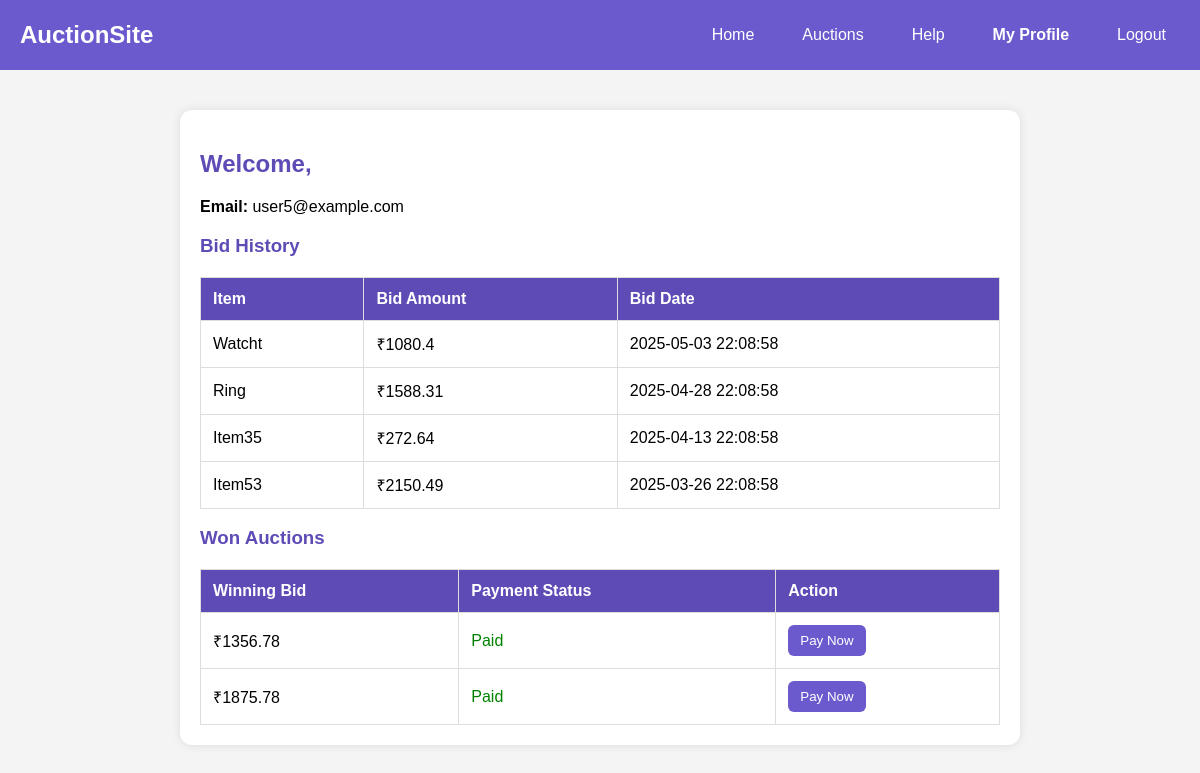
Page /profile (signed in) on the committed database.
### tables this page shows
CREATE TABLE USERS (
    user_id INTEGER PRIMARY KEY AUTOINCREMENT,
    name TEXT NOT NULL,
    email TEXT UNIQUE NOT NULL,
    password TEXT NOT NULL,
    role TEXT
);

CREATE TABLE BIDS (
    bid_id INTEGER PRIMARY KEY AUTOINCREMENT,
    user_id INTEGER,
    auction_id INTEGER,
    bid_amount REAL,
    bid_time TEXT,
    FOREIGN KEY (user_id) REFERENCES USERS(user_id),
    FOREIGN KEY (auction_id) REFERENCES AUCTIONS(auction_id)
);

CREATE TABLE ITEMS (
    item_id INTEGER PRIMARY KEY AUTOINCREMENT,
    name TEXT NOT NULL,
    description TEXT,
    condition TEXT,
    category_id INTEGER,
    photo_id INTEGER, photo_url TEXT,
    FOREIGN KEY (category_id) REFERENCES CATEGORIES(category_id),
    FOREIGN KEY (photo_id) REFERENCES ITEM_PHOTOS(photo_id)
);

### app.py (the view)
@app.route('/profile', methods=["GET"])
def profile():
    print("SESSION:", session)
    if 'email' not in session or 'user_type' not in session:
        flash("You must be logged in to view your profile.")
        return redirect(url_for('login'))
    conn = get_db()
    conn.row_factory = sqlite3.Row
    cursor = conn.cursor()
    email = session['email']
    user_type = session.get('user_type', 'db')  # Default to 'db' if not set
    if user_type == 'temp':
        cursor.execute("SELECT temp_user_id AS user_id, name, email FROM TEMP_USERS WHERE email = ?", (email,))
    else:
        cursor.execute("SELECT user_id, name, email FROM USERS WHERE email = ?", (email,))
    user = cursor.fetchone()
    if not user:
        flash("User not found.")
        return redirect(url_for('login'))
    user_id = user['user_id']
    cursor.execute("""
        SELECT I.name AS item_name, B.bid_amount, B.bid_time
        FROM BIDS B
        JOIN AUCTIONS A ON B.auction_id = A.auction_id
        JOIN ITEMS I ON A.item_id = I.item_id
        WHERE B.user_id = ?
        ORDER BY B.bid_time DESC
    """, (user_id,))
    bids = cursor.fetchall()
    if session['user_type'] == 'temp':
        cursor.execute("""
            SELECT DISTINCT
                A.auction_id,
                AW.winning_bid,
                CASE
                    WHEN AW.payment_id IS NOT NULL THEN 'Paid'
                    ELSE 'Not Paid'
                END AS payment_status
            FROM AUCTIONS A
            JOIN AUCTION_WINNERS AW ON A.auction_id = A.item_id
            WHERE AW.user_id = ?
        """, (user_id,))
    else:
        cursor.execute("""
        SELECT DISTINCT
            I.name AS item_name,
            AW.winning_bid,
            CASE
                WHEN AW.payment_id IS NOT NULL THEN 'Paid'
                ELSE 'Not Paid'
            END AS payment_status
        FROM AUCTIONS A
        JOIN AUCTION_WINNERS AW ON A.auction_id = A.item_id
        JOIN ITEMS I ON A.item_id = I.item_id
        WHERE AW.user_id = ?
    """, (user_id,))
    won_auctions = cursor.fetchall()
    conn.close()
    return render_template('profile.html', name=user["name"], email=user["email"], bids=bids, won_auctions=won_auctions)

### app.py (called while the page is built)
def get_db():
    conn = sqlite3.connect('auction_platform.db')
    conn.row_factory = sqlite3.Row
    return conn

### templates/profile.html (shortened to what this page needs)
<!DOCTYPE html>
<html>
<head>
</head>
<body>
  <nav>
    <div class="logo">
      <h1>AuctionSite</h1>
    </div>
    <ul class="nav-links">
      <li><a href="/">Home</a></li>
      <li><a href="/auctions" id="auctionsLink">Auctions</a></li>
      <li><a href="/help" id="helpLink">Help</a></li>
      <li><a href="#" class="active">My Profile</a></li>
      <li><a href="{{ url_for('logout') }}">Logout</a></li>
    </ul>
  </nav>
  <div class="container">
    <h2>Welcome,</h2>
    <p><strong>Email:</strong> {{ email }}</p>
    {% if bids %}
    <h3 style="color: #5f4bb6;">Bid History</h3>
    <table>
      <thead>
        <tr>
          <th>Item</th>
          <th>Bid Amount</th>
          <th>Bid Date</th>
        </tr>
      </thead>
      <tbody>
        {% for bid in bids %}
        <tr>
          <td>{{ bid.item_name }}</td>
          <td>₹{{ bid.bid_amount }}</td>
          <td>{{ bid.bid_time }}</td>
        </tr>
        {% endfor %}
      </tbody>
    </table>
    {% else %}
    <p>You haven't placed any bids yet.</p>
    {% endif %}
    <h3 style="color: #5f4bb6;">Won Auctions</h3>
    {% if won_auctions %}
    <table>
      <thead>
        <tr>
          <th>Winning Bid</th>
          <th>Payment Status</th>
          <th>Action</th>
        </tr>
      </thead>
      <tbody>
          {% for auction in won_auctions %}
          <tr>
            <td>₹{{ auction.winning_bid }}</td>
            <td>
              {% if auction.payment_status == 'Paid' %}
                <span style="color: green;">Paid</span>
              {% else %}
                <span style="color: red;">Not Paid</span>
              {% endif %}
            </td>
          <td>
            {% if not auction.is_paid %}
            <form action="/pay/{{ auction.auction_id }}/gateway" method="GET">
              <button type="submit">Pay Now</button>
            </form>
            {% else %}
              <em>N/A</em>
            {% endif %}
          </td>
        </tr>
        {% endfor %}
      </tbody>
    </table>
    {% else %}
    <p>You haven't won any auctions yet.</p>
    {% endif %}
  </div>
</body>
</html>

### templates/profile.html (style rules this page uses)
body { font-family: Arial, sans-serif; background-color: #f4f4f4; margin: 0; padding: 0; }
nav { background-color: #6A5ACD; color: white; padding: 10px 20px; display: flex; justify-content: space-between; align-items: center; }
.logo h1 { margin: 0; font-size: 24px; color: #fff; }
.nav-links { list-style: none; display: flex; gap: 20px; }
.nav-links li a { color: white; text-decoration: none; padding: 8px 14px; }
.nav-links li a.active { font-weight: bold; }
.container { max-width: 800px; margin: 40px auto; padding: 20px; background: white; border-radius: 12px; box-shadow: 0 0 10px rgba(0,0,0,0.1); }
h2 { color: #5f4bb6; }
table { width: 100%; border-collapse: collapse; margin-top: 20px; }
th, td { padding: 12px; border: 1px solid #ddd; text-align: left; }
th { background-color: #5f4bb6; color: white; }
button { padding: 8px 12px; background-color: #6A5ACD; color: white; border: none; border-radius: 6px; cursor: pointer; }

### rows in the picture
USERS: email "user5@example.com"
BIDS: item_name "Watcht", bid_amount "1080.4", bid_time "2025-05-03 22:08:58"
BIDS: item_name "Ring", bid_amount "1588.31", bid_time "2025-04-28 22:08:58"
BIDS: item_name "Item35", bid_amount "272.64", bid_time "2025-04-13 22:08:58"
BIDS: item_name "Item53", bid_amount "2150.49", bid_time "2025-03-26 22:08:58"

### other values in the picture
{{ auction.winning_bid }} "1356.78" "1875.78"
